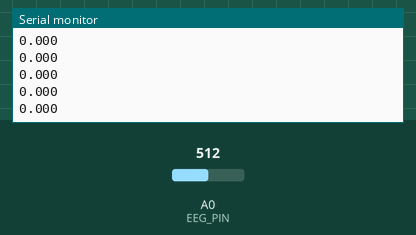
Recording of a sketch running on a simulated Arduino Uno, built with avr-gcc and run on an emulated ATmega328P. Parts: the last lines printed to the serial monitor. The test bench sets the inputs (shaded band); at power-on: A0 (EEG_PIN) = 512.

Above: at 1.3 s.
1.4 s: A0 (EEG_PIN) set to 716
At 2.4 s:
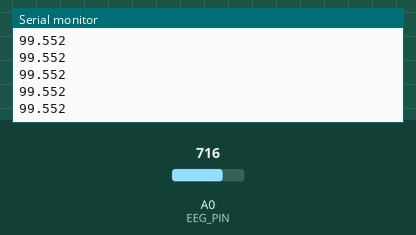
2.9 s: A0 (EEG_PIN) set to 900
At 3.6 s:
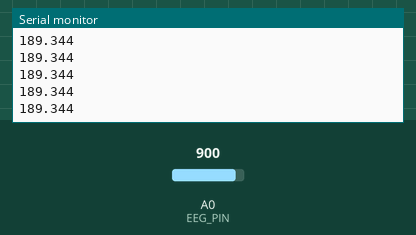
Timing chart, 0 to 5.9 s (numbered marks = the images above; inputs shaded):
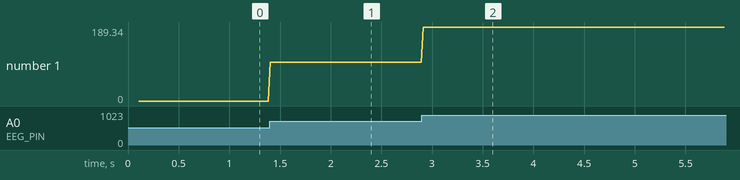

Measured:
- after the input at 1.4 s, the serial monitor: prints a new line at once (image 1)
- after the input at 2.9 s, the serial monitor: prints a new line at once (image 2)
- plotted number 1: 0 → 99.55 after the input at 1.4 s, 99.55 → 189.34 after the input at 2.9 s

The sketch:

arduino_eeg_firmware.ino
```cpp
/*
 * Прошивка для Arduino для сбора данных ЭЭГ
 * Читает аналоговые сигналы и отправляет через Serial порт
 */

#define EEG_PIN A0          // Пин для сигнала ЭЭГ
#define SAMPLE_RATE 50       // Частота дискретизации (Гц)
#define SERIAL_BAUD 115200   // Скорость передачи данных

// Калибровочные коэффициенты (нужно настроить под ваше оборудование)
#define ADC_TO_MICROVOLTS 0.488  // Коэффициент преобразования ADC -> мкВ
#define BASELINE_OFFSET 512       // Базовое смещение ADC (для 10-бит ADC)

unsigned long lastSampleTime = 0;
unsigned long sampleInterval = 1000000 / SAMPLE_RATE; // Интервал между сэмплами в микросекундах

void setup() {
    // Настройка Serial порта
    Serial.begin(SERIAL_BAUD);

    // Настройка пина ЭЭГ
    pinMode(EEG_PIN, INPUT);

    // Короткая задержка для стабилизации
    delay(100);

    // Отправка приветственного сообщения
    Serial.println("EEG Arduino Ready");
    Serial.println("Format: float_value");
}

void loop() {
    unsigned long currentTime = micros();

    // Проверяем, прошло ли достаточно времени для следующего сэмпла
    if (currentTime - lastSampleTime >= sampleInterval) {
        lastSampleTime = currentTime;

        // Читаем значение с АЦП
        int adcValue = analogRead(EEG_PIN);

        // Преобразуем в микровольты с учетом смещения
        float microvolts = (adcValue - BASELINE_OFFSET) * ADC_TO_MICROVOLTS;

        // Отправляем значение через Serial
        // Формат: просто число с плавающей точкой, заканчивается новой строкой
        Serial.println(microvolts, 3);  // 3 знака после запятой
    }
}
```
